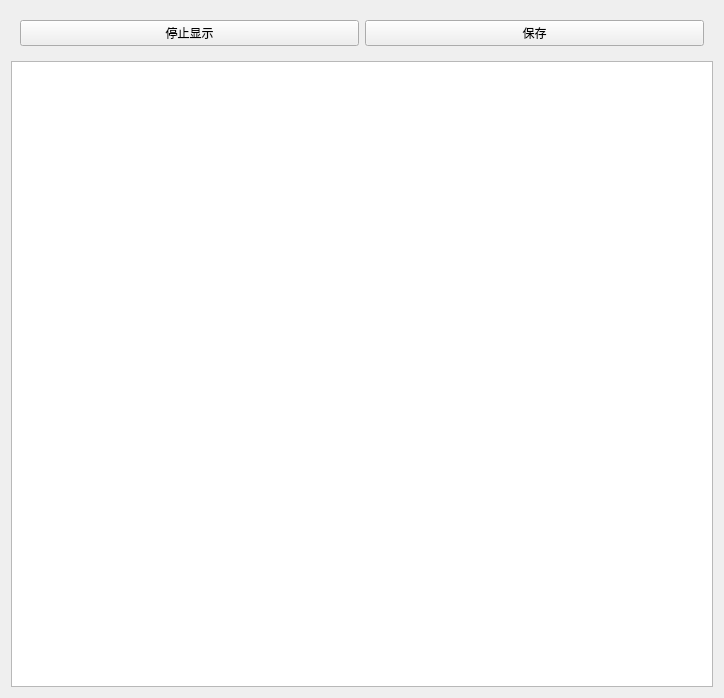
<?xml version="1.0" encoding="UTF-8"?>
<ui version="4.0">
 <class>framedisplay_ui</class>
 <widget class="QWidget" name="framedisplay_ui">
  <property name="geometry">
   <rect>
    <x>0</x>
    <y>0</y>
    <width>724</width>
    <height>698</height>
   </rect>
  </property>
  <property name="windowTitle">
   <string>Form</string>
  </property>
  <layout class="QVBoxLayout" name="verticalLayout">
   <item>
    <widget class="QWidget" name="widget" native="true">
     <layout class="QHBoxLayout" name="horizontalLayout">
      <item>
       <widget class="QPushButton" name="pushButton_2">
        <property name="text">
         <string>停止显示</string>
        </property>
       </widget>
      </item>
      <item>
       <widget class="QPushButton" name="pushButton">
        <property name="text">
         <string>保存</string>
        </property>
       </widget>
      </item>
     </layout>
    </widget>
   </item>
   <item>
    <widget class="QTableWidget" name="tableWidget">
     <property name="minimumSize">
      <size>
       <width>0</width>
       <height>300</height>
      </size>
     </property>
    </widget>
   </item>
  </layout>
 </widget>
 <resources/>
 <connections/>
</ui>
